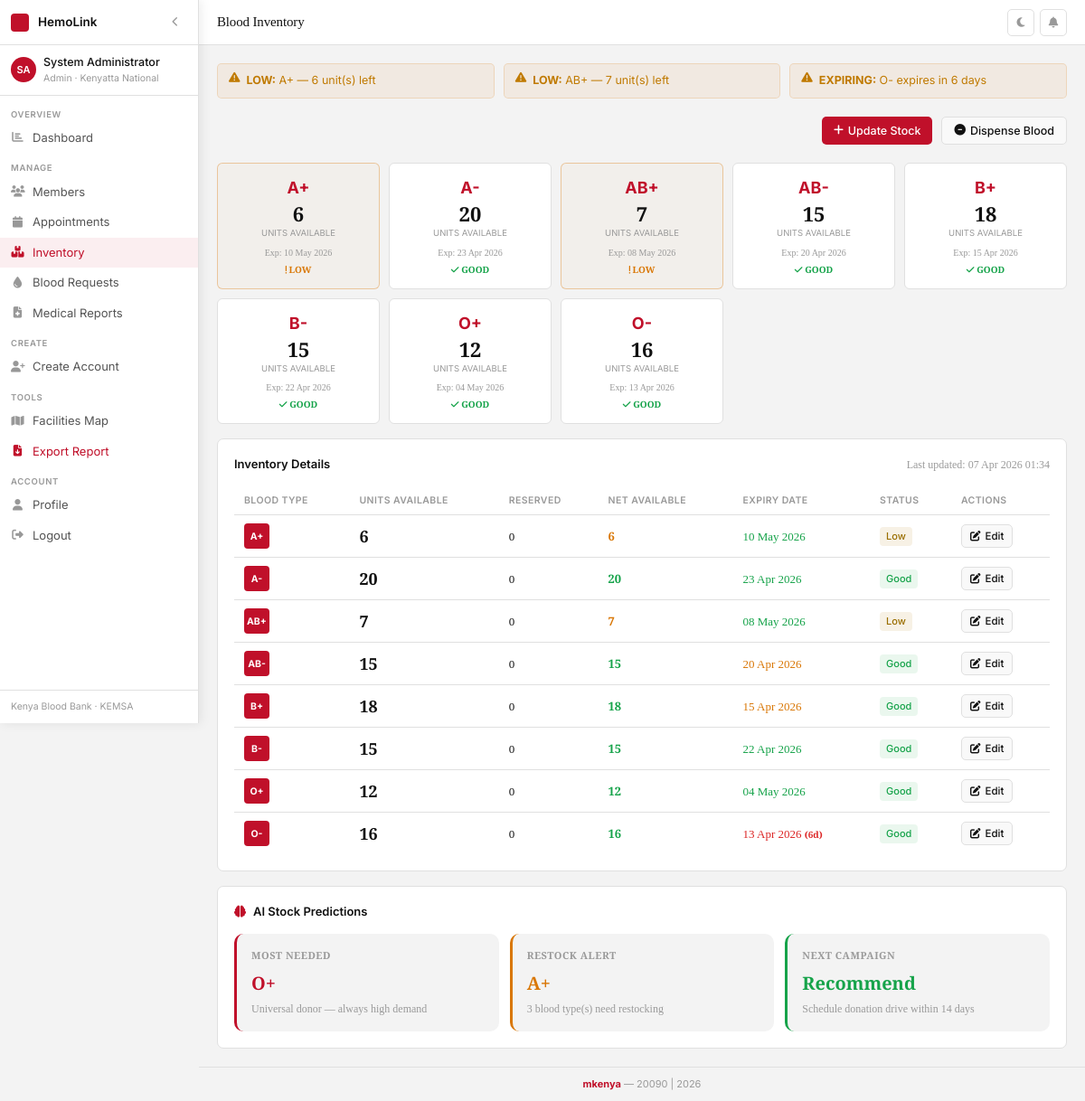
Screenshot of /admin/inventory (signed in) with the database file from the repository.
### app.py (models this page shows, shortened)
class User(UserMixin, db.Model):
    id = db.Column(db.Integer, primary_key=True)
    email = db.Column(db.String(120), unique=True, nullable=False)
    password = db.Column(db.String(200), nullable=False)
    first_name = db.Column(db.String(60), nullable=False)
    last_name = db.Column(db.String(60), nullable=False)
    phone = db.Column(db.String(20))
    national_id = db.Column(db.String(20), unique=True)
    role = db.Column(db.String(20), default='donor')  # admin, donor, recipient
    facility_id = db.Column(db.Integer, db.ForeignKey('facility.id'), nullable=True)
    is_active = db.Column(db.Boolean, default=True)
    is_approved = db.Column(db.Boolean, default=False)
    created_at = db.Column(db.DateTime, default=datetime.utcnow)
    blood_type = db.Column(db.String(5))
    date_of_birth = db.Column(db.Date)
    gender = db.Column(db.String(10))
    weight_kg = db.Column(db.Float)
    county = db.Column(db.String(100))
    has_donated_before = db.Column(db.Boolean, default=False)
    last_donation_date = db.Column(db.Date)
    has_chronic_disease = db.Column(db.Boolean, default=False)
    chronic_disease_details = db.Column(db.String(300))
    on_medication = db.Column(db.Boolean, default=False)
    medication_details = db.Column(db.String(300))
    recent_surgery = db.Column(db.Boolean, default=False)
    recent_tattoo = db.Column(db.Boolean, default=False)
    hiv_status = db.Column(db.String(20), default='negative')
    hepatitis_b = db.Column(db.Boolean, default=False)
    hepatitis_c = db.Column(db.Boolean, default=False)
    malaria_history = db.Column(db.Boolean, default=False)
    allergies = db.Column(db.String(300))
    emergency_contact_name = db.Column(db.String(100))
    emergency_contact_phone = db.Column(db.String(20))
    donations = db.relationship('Donation', backref='donor', lazy=True)
    appointments = db.relationship('Appointment', foreign_keys='Appointment.user_id', backref='user', lazy=True)

class Facility(db.Model):
    id = db.Column(db.Integer, primary_key=True)
    name = db.Column(db.String(150), nullable=False)
    county = db.Column(db.String(100), nullable=False)
    address = db.Column(db.String(200))
    phone = db.Column(db.String(20))
    email = db.Column(db.String(120))
    latitude = db.Column(db.Float, nullable=True)
    longitude = db.Column(db.Float, nullable=True)
    created_at = db.Column(db.DateTime, default=datetime.utcnow)
    users = db.relationship('User', backref='facility', lazy=True)
    inventory = db.relationship('BloodInventory', backref='facility', lazy=True)
    appointments = db.relationship('Appointment', backref='facility', lazy=True)

class BloodInventory(db.Model):
    id = db.Column(db.Integer, primary_key=True)
    facility_id = db.Column(db.Integer, db.ForeignKey('facility.id'), nullable=False)
    blood_type = db.Column(db.String(5), nullable=False)
    units_available = db.Column(db.Integer, default=0)
    units_reserved = db.Column(db.Integer, default=0)
    expiry_date = db.Column(db.Date)
    last_updated = db.Column(db.DateTime, default=datetime.utcnow)
    status = db.Column(db.String(20), default='available')  # available, critical, expired
    @property
    def units_net(self):
        return self.units_available - self.units_reserved

### app.py (the view)
@app.route('/admin/inventory')
@login_required
def admin_inventory():
    if current_user.role != 'admin':
        return redirect(url_for('dashboard'))
    inventory = BloodInventory.query.filter_by(facility_id=current_user.facility_id).order_by(BloodInventory.blood_type).all()
    alerts = predict_stock_shortage(current_user.facility_id)
    all_facilities = Facility.query.all()
    return render_template('admin_inventory.html', inventory=inventory, alerts=alerts, all_facilities=all_facilities, today=date.today())

### app.py (called while the page is built)
def predict_stock_shortage(facility_id):
    alerts = []
    inventories = BloodInventory.query.filter_by(facility_id=facility_id).all()
    for inv in inventories:
        if inv.units_available <= 3:
            alerts.append({'blood_type': inv.blood_type, 'units': inv.units_available, 'level': 'critical'})
        elif inv.units_available <= 8:
            alerts.append({'blood_type': inv.blood_type, 'units': inv.units_available, 'level': 'low'})
        if inv.expiry_date and (inv.expiry_date - date.today()).days <= 7:
            alerts.append({'blood_type': inv.blood_type, 'units': inv.units_available, 'level': 'expiring', 'days': (inv.expiry_date - date.today()).days})
    return alerts

@login_manager.user_loader
def load_user(user_id):
    return User.query.get(int(user_id))

@app.context_processor
def inject_globals():
    count = 0
    if current_user.is_authenticated and current_user.role == 'admin':
        count = User.query.filter(
            User.facility_id == current_user.facility_id,
            User.is_approved == False,
            User.is_active == True
        ).count()
    return dict(pending_approvals_count=count, today=date.today())

### templates/admin_inventory.html (shortened to what this page needs)
{% extends "base.html" %}
{% block page_title %}Blood Inventory{% endblock %}
{% block content %}
{% if alerts %}
<div style="display:flex;gap:10px;flex-wrap:wrap;margin-bottom:20px">
{% for a in alerts %}
<div class="alert {% if a.level=='critical' %}alert-danger{% else %}alert-warning{% endif %}" style="margin:0;flex:1;min-width:200px">
  <i class="fas fa-exclamation-triangle"></i>
  <span>{% if a.level=='critical' %}<strong>CRITICAL:</strong> {{ a.blood_type }} has only {{ a.units }} unit(s) remaining!
  {% elif a.level=='expiring' %}<strong>EXPIRING:</strong> {{ a.blood_type }} expires in {{ a.days }} days
  {% else %}<strong>LOW:</strong> {{ a.blood_type }} — {{ a.units }} unit(s) left{% endif %}</span>
</div>
{% endfor %}
</div>
{% endif %}
<div style="display:flex;justify-content:flex-end;gap:10px;margin-bottom:20px">
  <button class="btn btn-primary" onclick="openModal('updateModal')"><i class="fas fa-plus"></i> Update Stock</button>
  <button class="btn btn-secondary" onclick="openModal('dispenseModal')"><i class="fas fa-minus-circle"></i> Dispense Blood</button>
</div>
<div class="inv-grid mb-3" style="grid-template-columns:repeat(auto-fill,minmax(160px,1fr))">
{% for inv in inventory %}
<div class="inv-card {% if inv.units_available < 5 %}critical{% elif inv.units_available < 10 %}low{% endif %}" style="cursor:pointer" onclick="openEditModal({{ inv.id }}, '{{ inv.blood_type }}', {{ inv.units_available }}, '{{ inv.expiry_date }}')">
  <div class="bt-big">{{ inv.blood_type }}</div>
  <div class="units">{{ inv.units_available }}</div>
  <div class="units-label">units available</div>
  {% if inv.expiry_date %}
  <div style="font-size:10px;color:var(--mu);margin-top:6px">Exp: {{ inv.expiry_date.strftime('%d %b %Y') }}</div>
  {% endif %}
  {% if inv.units_available < 5 %}
  <div style="font-size:10px;color:#dc2626;margin-top:4px;font-weight:700"><i class="fas fa-exclamation-circle"></i> CRITICAL</div>
  {% elif inv.units_available < 10 %}
  <div style="font-size:10px;color:#d97706;margin-top:4px;font-weight:700"> LOW</div>
  {% else %}
  <div style="font-size:10px;color:#16a34a;margin-top:4px;font-weight:700"><i class="fas fa-check"></i> GOOD</div>
  {% endif %}
</div>
{% endfor %}
</div>
<div class="card">
  <div class="card-hd">
    <div class="card-tt">Inventory Details</div>
    <div style="font-size:12px;color:var(--mu)">Last updated: {{ inventory[0].last_updated.strftime('%d %b %Y %H:%M') if inventory else '—' }}</div>
  </div>
  <div class="tw">
    <table>
      <thead><tr><th>Blood Type</th><th>Units Available</th><th>Reserved</th><th>Net Available</th><th>Expiry Date</th><th>Status</th><th>Actions</th></tr></thead>
      <tbody>
      {% for inv in inventory %}
      <tr>
        <td><span class="blood-badge">{{ inv.blood_type }}</span></td>
        <td style="font-size:18px;font-weight:800">{{ inv.units_available }}</td>
        <td>{{ inv.units_reserved }}</td>
        <td style="font-weight:700;color:{% if inv.units_net < 5 %}#dc2626{% elif inv.units_net < 10 %}#d97706{% else %}#16a34a{% endif %}">{{ inv.units_net }}</td>
        <td style="font-size:13px">
          {% if inv.expiry_date %}
          {% set days_left = (inv.expiry_date - today).days %}
          <span style="color:{% if days_left <= 7 %}#dc2626{% elif days_left <= 14 %}#d97706{% else %}#16a34a{% endif %}">
            {{ inv.expiry_date.strftime('%d %b %Y') }}
            {% if days_left <= 7 %}<span style="font-size:10px;font-weight:600"> ({{ days_left }}d)</span>{% endif %}
          </span>
          {% else %}—{% endif %}
        </td>
        <td>
          <span class="badge {% if inv.units_available < 5 %}badge-danger{% elif inv.units_available < 10 %}badge-gold{% else %}badge-green{% endif %}">
            {% if inv.units_available < 5 %}Critical{% elif inv.units_available < 10 %}Low{% else %}Good{% endif %}
          </span>
        </td>
        <td>
          <button class="btn btn-secondary btn-sm" onclick="openEditModal({{ inv.id }},'{{ inv.blood_type }}',{{ inv.units_available }},'{{ inv.expiry_date or '' }}')">
            <i class="fas fa-edit"></i> Edit
          </button>
        </td>
      </tr>
      {% endfor %}
      </tbody>
    </table>
  </div>
</div>
<div class="card mt-3">
  <div class="card-hd">
    <div class="card-tt"><i class="fas fa-brain" style="color:var(--red);margin-right:8px"></i>AI Stock Predictions</div>
  </div>
  <div class="grid-3" style="gap:12px">
    <div style="background:var(--bg);border-radius:10px;padding:16px;border-left:3px solid var(--red)">
      <div style="font-size:11px;text-transform:uppercase;letter-spacing:0.5px;color:var(--mu);font-weight:600;margin-bottom:8px">Most Needed</div>
      <div style="font-size:20px;font-weight:800;color:var(--red)">O+</div>
      <div style="font-size:12px;color:var(--mu);margin-top:4px">Universal donor — always high demand</div>
    </div>
    <div style="background:var(--bg);border-radius:10px;padding:16px;border-left:3px solid #d97706">
      <div style="font-size:11px;text-transform:uppercase;letter-spacing:0.5px;color:var(--mu);font-weight:600;margin-bottom:8px">Restock Alert</div>
      <div style="font-size:20px;font-weight:800;color:#d97706">
        {% for a in alerts[:1] %}{{ a.blood_type }}{% else %}None{% endfor %}
      </div>
      <div style="font-size:12px;color:var(--mu);margin-top:4px">{{ alerts|length }} blood type(s) need restocking</div>
    </div>
    <div style="background:var(--bg);border-radius:10px;padding:16px;border-left:3px solid #16a34a">
      <div style="font-size:11px;text-transform:uppercase;letter-spacing:0.5px;color:var(--mu);font-weight:600;margin-bottom:8px">Next Campaign</div>
      <div style="font-size:20px;font-weight:800;color:#16a34a">Recommend</div>
      <div style="font-size:12px;color:var(--mu);margin-top:4px">Schedule donation drive within 14 days</div>
    </div>
  </div>
</div>
{% endblock %}

### templates/base.html (shortened to what this page needs)
<!DOCTYPE html>
<html lang="en">
<head>
<link rel="stylesheet" href="https://cdnjs.cloudflare.com/ajax/libs/font-awesome/6.5.0/css/all.min.css">
</head>
<body>
{% if current_user.is_authenticated %}
<aside class="sb" id="sb">
  <div class="sb-top">
    <div class="sb-dot"></div>
    <span class="sb-title">HemoLink</span>
    <button class="sb-btn" id="sbt" title="Toggle sidebar"><i class="fas fa-chevron-left" id="sbi"></i></button>
  </div>
  <div class="sb-user">
    <div class="sb-av">{{ current_user.first_name[0] }}{{ current_user.last_name[0] }}</div>
    <div class="sb-ui">
      <div class="sb-un">{{ current_user.first_name }} {{ current_user.last_name }}</div>
      <div class="sb-ur">{{ current_user.role|title }}{% if current_user.facility %} · {{ current_user.facility.name[:18] }}{% endif %}</div>
    </div>
  </div>
  <nav>
    {% if current_user.role == 'admin' %}
    <div class="nl">Overview</div>
    <a href="{{ url_for('admin_dashboard') }}" class="ni {% if request.endpoint=='admin_dashboard' %}on{% endif %}" data-tip="Dashboard"><i class="fas fa-chart-bar"></i><span class="ni-lbl"> Dashboard</span></a>
    <div class="nl">Manage</div>
    <a href="{{ url_for('admin_users') }}" class="ni " data-tip="Members"><i class="fas fa-users"></i><span class="ni-lbl"> Members</span></a>
    <a href="{{ url_for('admin_appointments') }}" class="ni {% if request.endpoint=='admin_appointments' %}on{% endif %}" data-tip="Appointments"><i class="fas fa-calendar"></i><span class="ni-lbl"> Appointments</span></a>
    <a href="{{ url_for('admin_inventory') }}" class="ni {% if request.endpoint=='admin_inventory' %}on{% endif %}" data-tip="Inventory"><i class="fas fa-boxes-stacked"></i><span class="ni-lbl"> Inventory</span></a>
    <a href="{{ url_for('admin_blood_requests') }}" class="ni {% if request.endpoint=='admin_blood_requests' %}on{% endif %}" data-tip="Blood Requests"><i class="fas fa-droplet"></i><span class="ni-lbl"> Blood Requests</span></a>
    <a href="{{ url_for('medical_reports') }}" class="ni {% if request.endpoint=='medical_reports' %}on{% endif %}" data-tip="Medical Reports"><i class="fas fa-file-medical"></i><span class="ni-lbl"> Medical Reports</span></a>
    <div class="nl">Create</div>
    <a href="{{ url_for('admin_create_account') }}" class="ni {% if request.endpoint=='admin_create_account' %}on{% endif %}" data-tip="Create Account"><i class="fas fa-user-plus"></i><span class="ni-lbl"> Create Account</span></a>
    <div class="nl">Tools</div>
    <a href="{{ url_for('facilities_map') }}" class="ni {% if request.endpoint=='facilities_map' %}on{% endif %}" data-tip="Facilities Map"><i class="fas fa-map"></i><span class="ni-lbl"> Facilities Map</span></a>
    <a href="{{ url_for('export_full_report_pdf') }}" class="ni ni-red" target="_blank" data-tip="Export Full Report"><i class="fas fa-file-arrow-down"></i><span class="ni-lbl"> Export Report</span></a>
    {% endif %}
    <div class="nl">Account</div>
    <a href="{{ url_for('profile') }}" class="ni {% if request.endpoint=='profile' %}on{% endif %}" data-tip="Profile"><i class="fas fa-user"></i><span class="ni-lbl"> Profile</span></a>
    <a href="{{ url_for('logout') }}" class="ni" data-tip="Logout"><i class="fas fa-right-from-bracket"></i><span class="ni-lbl"> Logout</span></a>
  </nav>
  <div class="sb-ft">Kenya Blood Bank · KEMSA</div>
</aside>
<div class="main" id="mn">
  <div class="topbar">
    <span class="tb-title">{% block page_title %}{% endblock %}</span>
    <div class="tb-r">
      <button class="ib" id="tmb" onclick="toggleTheme()" title="Toggle theme"><i id="tmi" class="fas fa-moon"></i></button>
      <div class="notif-wrap">
        <button class="ib" onclick="toggleNotif()" id="nb" title="Notifications"><i class="fas fa-bell"></i></button>
      </div>
    </div>
  </div>
  <div class="content">{% block content %}{% endblock %}</div>
  <footer class="pg-ft"><b>mkenya</b> — 20090 | 2026</footer>
</div>
{% else %}
{% block auth_content %}{% endblock %}
{% endif %}
</body>
</html>

### rows the page displays
User: first_name "S", last_name "A", first_name "System", last_name "Administrator", role "Admin"
Facility: facility "Kenyatta National"
BloodInventory: blood_type "A+", units "6", units_available "6", expiry_date "10 May 2026", shows "LOW", last_updated "07 Apr 2026 01:34", units_reserved "0", units_net "6", shows "Low"
BloodInventory: blood_type "AB+", units "7", units_available "7", expiry_date "08 May 2026", shows "LOW", units_reserved "0", units_net "7", shows "Low"
BloodInventory: blood_type "O-", days "6", units_available "16", expiry_date "13 Apr 2026", shows "GOOD", units_reserved "0", units_net "16", days_left "6", shows "Good"
BloodInventory: blood_type "A-", units_available "20", expiry_date "23 Apr 2026", shows "GOOD", units_reserved "0", units_net "20", shows "Good"
BloodInventory: blood_type "AB-", units_available "15", expiry_date "20 Apr 2026", shows "GOOD", units_reserved "0", units_net "15", shows "Good"
BloodInventory: blood_type "B+", units_available "18", expiry_date "15 Apr 2026", shows "GOOD", units_reserved "0", units_net "18", shows "Good"
BloodInventory: blood_type "B-", units_available "15", expiry_date "22 Apr 2026", shows "GOOD", units_reserved "0", units_net "15", shows "Good"
BloodInventory: blood_type "O+", units_available "12", expiry_date "04 May 2026", shows "GOOD", units_reserved "0", units_net "12", shows "Good"

### other values shown
{{ alerts|length }} "3"
